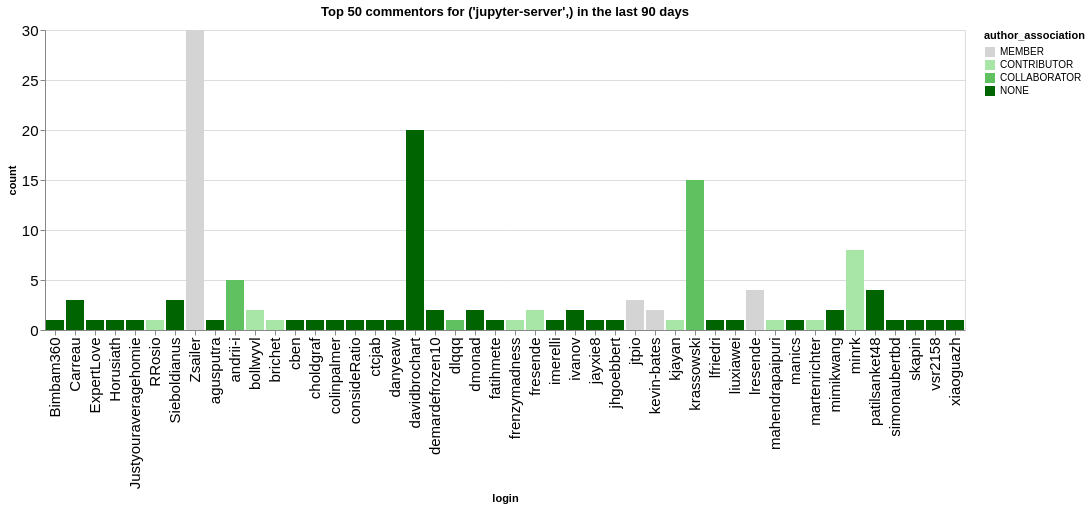

Notebook cell for this chart:
### Code cell
n_plot = 50
charts = []
for ii, (iorg, idata) in enumerate(commentors.groupby(['org'])):
    title = f"Top {n_plot} commentors for {iorg} in the last {n_days} days"
    idata = idata.groupby('login', as_index=False).agg({'count': 'sum', 'author_association': 'first'})
    idata = idata.sort_values('count', ascending=False).head(n_plot)
    ch = alt.Chart(data=idata.head(n_plot), title=title).mark_bar().encode(
        x='login',
        y='count',
        color=alt.Color('author_association', scale=alt.Scale(domain=author_types, range=author_colors))
    )
    charts.append(ch)
alt.hconcat(*charts)

### Figure 1 — Vega-Lite specification as saved in the notebook (floating-point values rounded to 4 significant figures)
{"config": {"axisLeft": {"labelFontSize": 15}, "axisBottom": {"labelFontSize": 15}}, "hconcat": [{"mark": {"type": "bar"}, "encoding": {"color": {"field": "author_association", "scale": {"domain": ["MEMBER", "CONTRIBUTOR", "COLLABORATOR", "NONE"], "range": ["rgb(211.82745098039214, 211.82745098039214, 211.82745098039214)", "rgb(166.98562091503268, 229.89803921568628, 166.98562091503268)", "rgb(96.37647058823529, 192.75294117647059, 96.37647058823529)", "rgb(0.0, 100.3921568627451, 0.0)"]}, "type": "nominal"}, "x": {"field": "login", "type": "nominal"}, "y": {"field": "count", "type": "quantitative"}}, "title": "Top 50 commentors for ('jupyter-server',) in the last 90 days"}], "data": {"name": "data-f7b8ce9b269bc140ee22cb06f39fa289"}, "$schema": "https://vega.github.io/schema/vega-lite/v5.20.1.json", "datasets": {"data-f7b8ce9b269bc140ee22cb06f39fa289": [{"login": "Zsailer", "count": 30, "author_association": "MEMBER"}, {"login": "davidbrochart", "count": 20, "author_association": "NONE"}, {"login": "krassowski", "count": 15, "author_association": "COLLABORATOR"}, {"login": "minrk", "count": 8, "author_association": "CONTRIBUTOR"}, {"login": "andrii-i", "count": 5, "author_association": "COLLABORATOR"}, {"login": "patilsanket48", "count": 4, "author_association": "NONE"}, {"login": "lresende", "count": 4, "author_association": "MEMBER"}, {"login": "Carreau", "count": 3, "author_association": "NONE"}, {"login": "jtpio", "count": 3, "author_association": "MEMBER"}, {"login": "Sieboldianus", "count": 3, "author_association": "NONE"}, {"login": "demardefrozen10", "count": 2, "author_association": "NONE"}, {"login": "dmonad", "count": 2, "author_association": "NONE"}, {"login": "bollwyvl", "count": 2, "author_association": "CONTRIBUTOR"}, {"login": "fresende", "count": 2, "author_association": "CONTRIBUTOR"}, {"login": "mimikwang", "count": 2, "author_association": "NONE"}, {"login": "ivanov", "count": 2, "author_association": "NONE"}, {"login": "kevin-bates", "count": 2, "author_association": "MEMBER"}, {"login": "choldgraf", "count": 1, "author_association": "NONE"}, {"login": "ExpertLove", "count": 1, "author_association": "NONE"}, {"login": "Horusiath", "count": 1, "author_association": "NONE"}, {"login": "Justyouraveragehomie", "count": 1, "author_association": "NONE"}, {"login": "RRosio", "count": 1, "author_association": "CONTRIBUTOR"}, {"login": "Bimbam360", "count": 1, "author_association": "NONE"}, {"login": "cben", "count": 1, "author_association": "NONE"}, {"login": "brichet", "count": 1, "author_association": "CONTRIBUTOR"}, {"login": "agusputra", "count": 1, "author_association": "NONE"}, {"login": "dlqqq", "count": 1, "author_association": "COLLABORATOR"}, {"login": "consideRatio", "count": 1, "author_association": "NONE"}, {"login": "danyeaw", "count": 1, "author_association": "NONE"}, {"login": "colinpalmer", "count": 1, "author_association": "NONE"}, {"login": "jhgoebbert", "count": 1, "author_association": "NONE"}, {"login": "jayxie8", "count": 1, "author_association": "NONE"}, {"login": "frenzymadness", "count": 1, "author_association": "CONTRIBUTOR"}, {"login": "imerelli", "count": 1, "author_association": "NONE"}, {"login": "fatihmete", "count": 1, "author_association": "NONE"}, {"login": "ctcjab", "count": 1, "author_association": "NONE"}, {"login": "lfriedri", "count": 1, "author_association": "NONE"}, {"login": "kjayan", "count": 1, "author_association": "CONTRIBUTOR"}, {"login": "manics", "count": 1, "author_association": "NONE"}, {"login": "mahendrapaipuri", "count": 1, "author_association": "CONTRIBUTOR"}, {"login": "liuxiawei", "count": 1, "author_association": "NONE"}, {"login": "martenrichter", "count": 1, "author_association": "CONTRIBUTOR"}, {"login": "simonaubertbd", "count": 1, "author_association": "NONE"}, {"login": "skapin", "count": 1, "author_association": "NONE"}, {"login": "vsr2158", "count": 1, "author_association": "NONE"}, {"login": "xiaoguazh", "count": 1, "author_association": "NONE"}]}}
